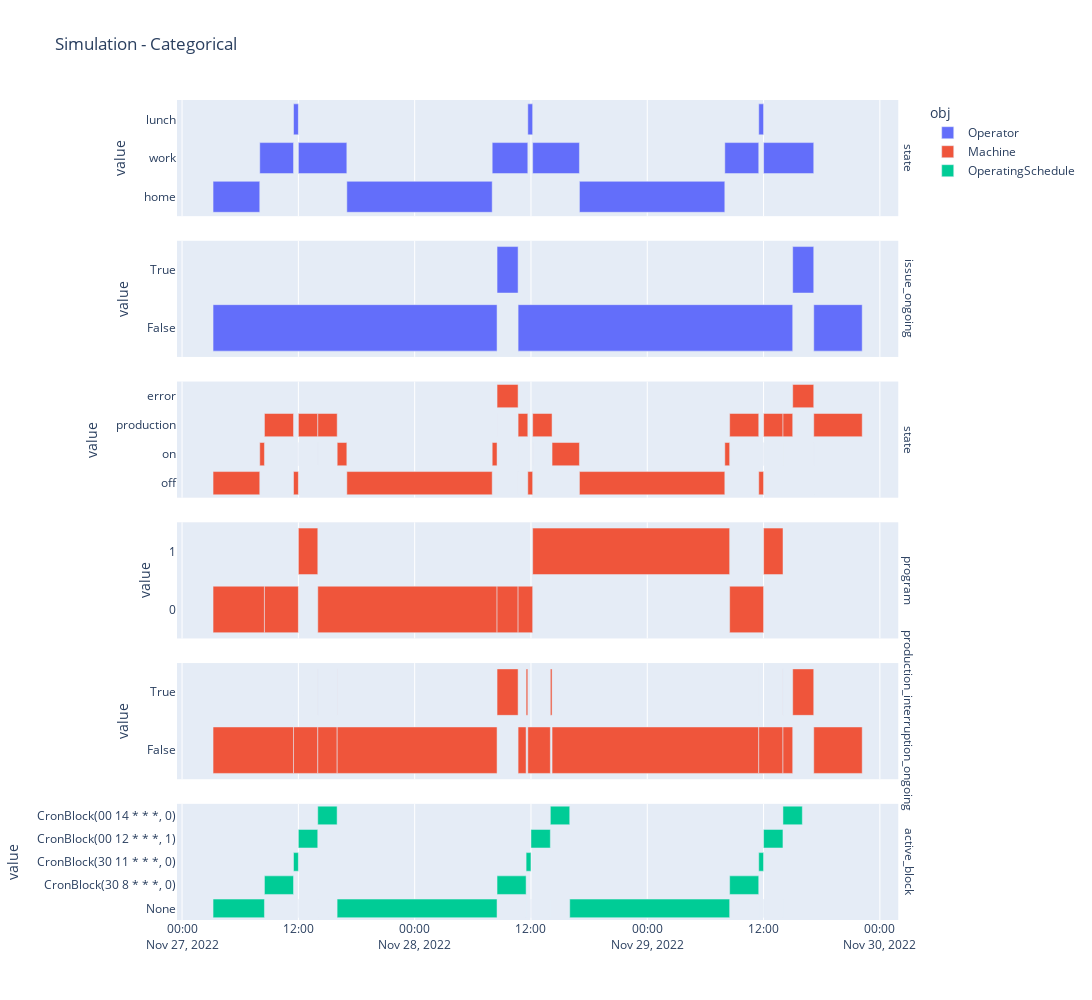
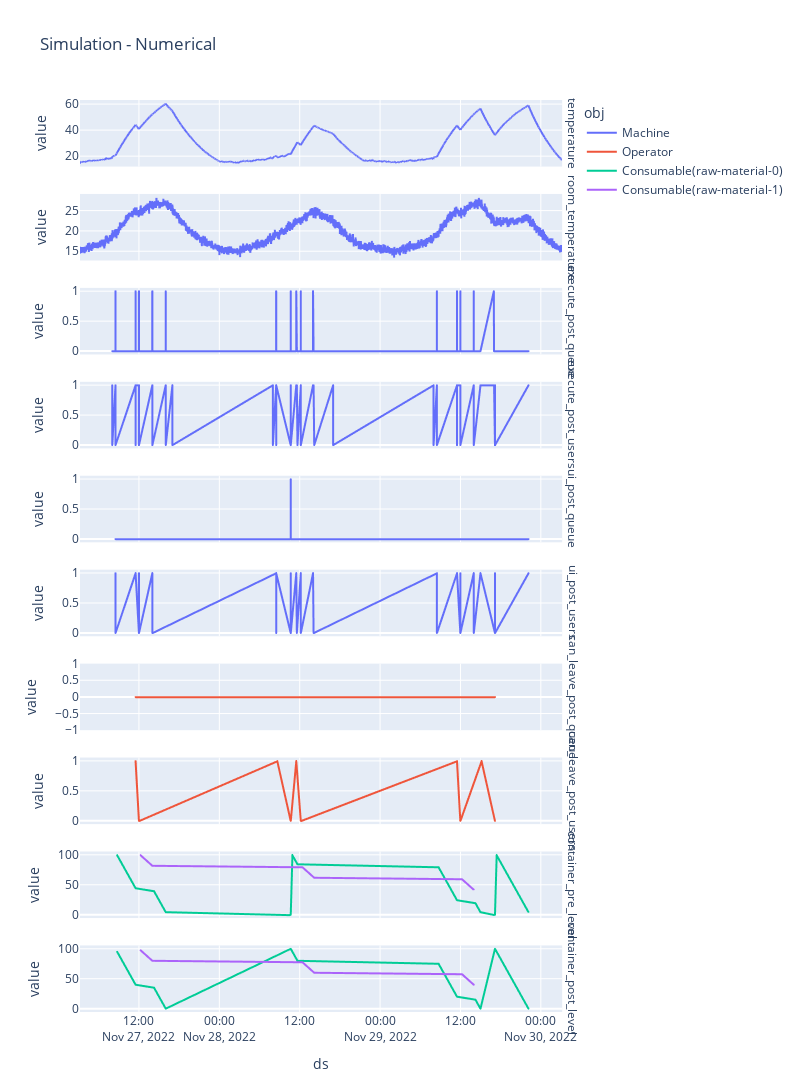

The code cell stored with these charts, in order, in its notebook:
### Code cell
import plotly.express as px


def plot_timeline(data, **kwargs):
    df = (
        pd.DataFrame(data, columns=['ds', 'obj', 'key', 'value'])
        .assign(name=lambda df_: df_['obj'] + ' - ' + df_['key'],
                end_ts=lambda df_: df_.groupby(['obj', 'key'])['ds'].shift(-1),
                value=lambda df_: df_['value'].astype(str))
    )
    if df.empty:
        return

    fig = px.timeline(df, facet_row='name', x_start='ds', x_end='end_ts', y='value',
                      title='Simulation - Categorical', color='obj', **kwargs)
    fig.for_each_annotation(lambda a: a.update(text=a.text.split(' - ')[-1]))
    fig.update_yaxes(matches=None)
    fig.show()


def plot_numerical(data, **kwargs):

    df = pd.DataFrame(data, columns=['ds', 'obj', 'key', 'value'])
    df['end_ts'] = df['ds'].shift(-1)
    if df.empty:
        return

    fig = px.line(df, x='ds', y='value', color='obj', facet_row='key',
                  title='Simulation - Numerical', **kwargs)
    fig.update_yaxes(matches=None)
    fig.for_each_annotation(lambda a: a.update(text=a.text.replace('key=', '')))
    fig.show()


plot_timeline(
    operator.data['categorical']
    + machine.data['categorical']
    + sum([list(p.bom.values())[0]['consumable'].data['categorical']
           for p in machine.programs.values()], [])
    + machine.schedule.data['categorical']
, width=1200, height=1000)

plot_numerical(
    machine.data['numerical']
    + operator.data['numerical']
    + sum([list(p.bom.values())[0]['consumable'].data['numerical']
           for p in machine.programs.values()], [])
,width=800, height=1400)

### Figure 1 — Plotly figure (JSON) as saved in the notebook; plotly's stock layout.template omitted (floating-point values rounded to 4 significant figures)
{"data": [{"alignmentgroup": "True", "base": ["2022-11-27T03:11:57.545149+02:00", "2022-11-27T03:11:57.545149+02:00", "2022-11-27T08:00:57.545149+02:00", "2022-11-27T11:30:07+02:00", "2022-11-27T12:00:07+02:00", "2022-11-27T17:00:03+02:00", "2022-11-28T08:00:03+02:00", "2022-11-28T11:40:28+02:00", "2022-11-28T12:10:28+02:00", "2022-11-28T17:00:03+02:00", "2022-11-29T08:00:03+02:00", "2022-11-29T11:30:07+02:00", "2022-11-29T12:00:07+02:00", "2022-11-29T17:10:35+02:00"], "hovertemplate": "obj=Operator<br>name=Operator - state<br>ds=%{base}<br>end_ts=%{x}<br>value=%{y}<extra></extra>", "legendgroup": "Operator", "marker": {"color": "#636efa", "pattern": {"shape": ""}}, "name": "Operator", "offsetgroup": "Operator", "orientation": "h", "showlegend": true, "textposition": "auto", "type": "bar", "x": [0, 17340000, 12549454, 1800000, 17996000, 54000000, 13225000, 1800000, 17375000, 54000000, 12604000, 1800000, 18628000, null], "xaxis": "x6", "y": ["home", "home", "work", "lunch", "work", "home", "work", "lunch", "work", "home", "work", "lunch", "work", "home"], "yaxis": "y6"}, {"alignmentgroup": "True", "base": ["2022-11-27T03:11:57.545149+02:00", "2022-11-28T08:30:07+02:00", "2022-11-28T10:40:21+02:00", "2022-11-29T15:00:23+02:00", "2022-11-29T17:10:37+02:00", "2022-11-29T22:10:42+02:00"], "hovertemplate": "obj=Operator<br>name=Operator - issue_ongoing<br>ds=%{base}<br>end_ts=%{x}<br>value=%{y}<extra></extra>", "legendgroup": "Operator", "marker": {"color": "#636efa", "pattern": {"shape": ""}}, "name": "Operator", "offsetgroup": "Operator", "orientation": "h", "showlegend": false, "textposition": "auto", "type": "bar", "x": [105489454, 7814000, 102002000, 7814000, 18005000, null], "xaxis": "x5", "y": ["False", "True", "False", "True", "False", "True"], "yaxis": "y5"}, {"alignmentgroup": "True", "base": ["2022-11-27T03:11:57.545149+02:00", "2022-11-27T08:01:00.545149+02:00", "2022-11-27T08:30:05+02:00", "2022-11-27T11:30:07+02:00", "2022-11-27T12:00:10+02:00", "2022-11-27T12:00:15+02:00", "2022-11-27T14:00:17+02:00", "2022-11-27T14:00:21+02:00", "2022-11-27T16:00:23+02:00", "2022-11-27T17:00:03+02:00", "2022-11-28T08:00:06+02:00", "2022-11-28T08:30:05+02:00", "2022-11-28T08:30:08+02:00", "2022-11-28T10:40:19+02:00", "2022-11-28T10:40:21+02:00", "2022-11-28T10:40:26+02:00", "2022-11-28T11:40:28+02:00", "2022-11-28T12:10:31+02:00", "2022-11-28T12:10:36+02:00", "2022-11-28T14:10:38+02:00", "2022-11-28T17:00:03+02:00", "2022-11-29T08:00:06+02:00", "2022-11-29T08:30:05+02:00", "2022-11-29T11:30:07+02:00", "2022-11-29T12:00:10+02:00", "2022-11-29T12:00:15+02:00", "2022-11-29T14:00:17+02:00", "2022-11-29T14:00:21+02:00", "2022-11-29T15:00:24+02:00", "2022-11-29T17:10:35+02:00", "2022-11-29T17:10:37+02:00", "2022-11-29T17:10:40+02:00", "2022-11-29T22:10:43+02:00"], "hovertemplate": "obj=Machine<br>name=Machine - state<br>ds=%{base}<br>end_ts=%{x}<br>value=%{y}<extra></extra>", "legendgroup": "Machine", "marker": {"color": "#EF553B", "pattern": {"shape": ""}}, "name": "Machine", "offsetgroup": "Machine", "orientation": "h", "showlegend": true, "textposition": "auto", "type": "bar", "x": [17343000, 1744454, 10802000, 1803000, 5000, 7202000, 4000, 7202000, 3580000, 54003000, 1799000, 3000, 7811000, 2000, 5000, 3602000, 1803000, 5000, 7202000, 10165000, 54003000, 1799000, 10802000, 1803000, 5000, 7202000, 4000, 3603000, 7811000, 2000, 3000, 18003000, null], "xaxis": "x4", "y": ["off", "on", "production", "off", "on", "production", "on", "production", "on", "off", "on", "production", "error", "off", "on", "production", "off", "on", "production", "on", "off", "on", "production", "off", "on", "production", "on", "production", "error", "off", "on", "production", "error"], "yaxis": "y4"}, {"alignmentgroup": "True", "base": ["2022-11-27T03:11:57.545149+02:00", "2022-11-27T08:30:03+02:00", "2022-11-27T12:00:13+02:00", "2022-11-27T14:00:19+02:00", "2022-11-28T08:30:03+02:00", "2022-11-28T10:40:24+02:00", "2022-11-28T12:10:34+02:00", "2022-11-29T08:30:03+02:00", "2022-11-29T12:00:13+02:00", "2022-11-29T14:00:19+02:00"], "hovertemplate": "obj=Machine<br>name=Machine - program<br>ds=%{base}<br>end_ts=%{x}<br>value=%{y}<extra></extra>", "legendgroup": "Machine", "marker": {"color": "#EF553B", "pattern": {"shape": ""}}, "name": "Machine", "offsetgroup": "Machine", "orientation": "h", "showlegend": false, "textposition": "auto", "type": "bar", "x": [19085454, 12610000, 7206000, 66584000, 7821000, 5410000, 73169000, 12610000, 7206000, null], "xaxis": "x3", "y": ["0", "0", "1", "0", "0", "0", "1", "0", "1", "0"], "yaxis": "y3"}, {"alignmentgroup": "True", "base": ["2022-11-27T03:11:57.545149+02:00", "2022-11-27T11:30:01+02:00", "2022-11-27T11:30:06+02:00", "2022-11-27T14:00:01+02:00", "2022-11-27T14:00:16+02:00", "2022-11-27T16:00:01+02:00", "2022-11-27T16:00:22+02:00", "2022-11-28T08:30:06+02:00", "2022-11-28T10:40:21+02:00", "2022-11-28T11:30:01+02:00", "2022-11-28T11:40:27+02:00", "2022-11-28T14:00:01+02:00", "2022-11-28T14:10:37+02:00", "2022-11-29T11:30:01+02:00", "2022-11-29T11:30:06+02:00", "2022-11-29T14:00:01+02:00", "2022-11-29T14:00:16+02:00", "2022-11-29T15:00:22+02:00", "2022-11-29T17:10:37+02:00", "2022-11-29T22:10:41+02:00"], "hovertemplate": "obj=Machine<br>name=Machine - production_interruption_ongoing<br>ds=%{base}<br>end_ts=%{x}<br>value=%{y}<extra></extra>", "legendgroup": "Machine", "marker": {"color": "#EF553B", "pattern": {"shape": ""}}, "name": "Machine", "offsetgroup": "Machine", "orientation": "h", "showlegend": false, "textposition": "auto", "type": "bar", "x": [29883454, 5000, 8995000, 15000, 7185000, 21000, 59384000, 7815000, 2980000, 626000, 8374000, 636000, 76764000, 5000, 8995000, 15000, 3606000, 7815000, 18004000, null], "xaxis": "x2", "y": ["False", "True", "False", "True", "False", "True", "False", "True", "False", "True", "False", "True", "False", "True", "False", "True", "False", "True", "False", "True"], "yaxis": "y2"}, {"alignmentgroup": "True", "base": ["2022-11-27T03:11:57.545149+02:00", "2022-11-27T08:30:00+02:00", "2022-11-27T11:29:59+02:00", "2022-11-27T11:30:00+02:00", "2022-11-27T11:59:59+02:00", "2022-11-27T12:00:00+02:00", "2022-11-27T13:59:59+02:00", "2022-11-27T14:00:00+02:00", "2022-11-27T15:59:59+02:00", "2022-11-28T08:30:00+02:00", "2022-11-28T11:29:59+02:00", "2022-11-28T11:30:00+02:00", "2022-11-28T11:59:59+02:00", "2022-11-28T12:00:00+02:00", "2022-11-28T13:59:59+02:00", "2022-11-28T14:00:00+02:00", "2022-11-28T15:59:59+02:00", "2022-11-29T08:30:00+02:00", "2022-11-29T11:29:59+02:00", "2022-11-29T11:30:00+02:00", "2022-11-29T11:59:59+02:00", "2022-11-29T12:00:00+02:00", "2022-11-29T13:59:59+02:00", "2022-11-29T14:00:00+02:00", "2022-11-29T15:59:59+02:00"], "hovertemplate": "obj=OperatingSchedule<br>name=OperatingSchedule - active_block<br>ds=%{base}<br>end_ts=%{x}<br>value=%{y}<extra></extra>", "legendgroup": "OperatingSchedule", "marker": {"color": "#00cc96", "pattern": {"shape": ""}}, "name": "OperatingSchedule", "offsetgroup": "OperatingSchedule", "orientation": "h", "showlegend": true, "textposition": "auto", "type": "bar", "x": [19082454, 10799000, 1000, 1799000, 1000, 7199000, 1000, 7199000, 59401000, 10799000, 1000, 1799000, 1000, 7199000, 1000, 7199000, 59401000, 10799000, 1000, 1799000, 1000, 7199000, 1000, 7199000, null], "xaxis": "x", "y": ["None", "CronBlock(30 8 * * *, 0)", "None", "CronBlock(30 11 * * *, 0)", "None", "CronBlock(00 12 * * *, 1)", "None", "CronBlock(00 14 * * *, 0)", "None", "CronBlock(30 8 * * *, 0)", "None", "CronBlock(30 11 * * *, 0)", "None", "CronBlock(00 12 * * *, 1)", "None", "CronBlock(00 14 * * *, 0)", "None", "CronBlock(30 8 * * *, 0)", "None", "CronBlock(30 11 * * *, 0)", "None", "CronBlock(00 12 * * *, 1)", "None", "CronBlock(00 14 * * *, 0)", "None"], "yaxis": "y"}], "layout": {"annotations": [{"font": {}, "showarrow": false, "text": "active_block", "textangle": 90, "x": 0.98, "xanchor": "left", "xref": "paper", "y": 0.07083, "yanchor": "middle", "yref": "paper"}, {"font": {}, "showarrow": false, "text": "production_interruption_ongoing", "textangle": 90, "x": 0.98, "xanchor": "left", "xref": "paper", "y": 0.2425, "yanchor": "middle", "yref": "paper"}, {"font": {}, "showarrow": false, "text": "program", "textangle": 90, "x": 0.98, "xanchor": "left", "xref": "paper", "y": 0.4142, "yanchor": "middle", "yref": "paper"}, {"font": {}, "showarrow": false, "text": "state", "textangle": 90, "x": 0.98, "xanchor": "left", "xref": "paper", "y": 0.5858, "yanchor": "middle", "yref": "paper"}, {"font": {}, "showarrow": false, "text": "issue_ongoing", "textangle": 90, "x": 0.98, "xanchor": "left", "xref": "paper", "y": 0.7575, "yanchor": "middle", "yref": "paper"}, {"font": {}, "showarrow": false, "text": "state", "textangle": 90, "x": 0.98, "xanchor": "left", "xref": "paper", "y": 0.9292, "yanchor": "middle", "yref": "paper"}], "barmode": "overlay", "height": 1000, "legend": {"title": {"text": "obj"}, "tracegroupgap": 0}, "title": {"text": "Simulation - Categorical"}, "width": 1200, "xaxis": {"anchor": "y", "domain": [0, 0.98], "type": "date"}, "xaxis2": {"anchor": "y2", "domain": [0, 0.98], "matches": "x", "showticklabels": false, "type": "date"}, "xaxis3": {"anchor": "y3", "domain": [0, 0.98], "matches": "x", "showticklabels": false, "type": "date"}, "xaxis4": {"anchor": "y4", "domain": [0, 0.98], "matches": "x", "showticklabels": false, "type": "date"}, "xaxis5": {"anchor": "y5", "domain": [0, 0.98], "matches": "x", "showticklabels": false, "type": "date"}, "xaxis6": {"anchor": "y6", "domain": [0, 0.98], "matches": "x", "showticklabels": false, "type": "date"}, "yaxis": {"anchor": "x", "domain": [0, 0.1417], "title": {"text": "value"}}, "yaxis2": {"anchor": "x2", "domain": [0.1717, 0.3133], "title": {"text": "value"}}, "yaxis3": {"anchor": "x3", "domain": [0.3433, 0.485], "title": {"text": "value"}}, "yaxis4": {"anchor": "x4", "domain": [0.515, 0.6567], "title": {"text": "value"}}, "yaxis5": {"anchor": "x5", "domain": [0.6867, 0.8283], "title": {"text": "value"}}, "yaxis6": {"anchor": "x6", "domain": [0.8583, 1], "title": {"text": "value"}}}}

### Figure 2 — Plotly figure (JSON) as saved in the notebook; plotly's stock layout.template omitted (floating-point values rounded to 4 significant figures; data arrays with more than 128 entries replaced by an {"elided": "..."} marker saying what was removed)
{"data": [{"hovertemplate": "obj=Machine<br>key=temperature<br>ds=%{x}<br>value=%{y}<extra></extra>", "legendgroup": "Machine", "line": {"color": "#636efa", "dash": "solid"}, "marker": {"symbol": "circle"}, "mode": "lines", "name": "Machine", "showlegend": true, "type": "scattergl", "x": {"elided": "4321 str values"}, "xaxis": "x10", "y": {"elided": "4321 float values"}, "yaxis": "y10"}, {"hovertemplate": "obj=Machine<br>key=room_temperature<br>ds=%{x}<br>value=%{y}<extra></extra>", "legendgroup": "Machine", "line": {"color": "#636efa", "dash": "solid"}, "marker": {"symbol": "circle"}, "mode": "lines", "name": "Machine", "showlegend": false, "type": "scattergl", "x": {"elided": "4321 str values"}, "xaxis": "x9", "y": {"elided": "4321 float values"}, "yaxis": "y9"}, {"hovertemplate": "obj=Machine<br>key=execute_post_queue<br>ds=%{x}<br>value=%{y}<extra></extra>", "legendgroup": "Machine", "line": {"color": "#636efa", "dash": "solid"}, "marker": {"symbol": "circle"}, "mode": "lines", "name": "Machine", "showlegend": false, "type": "scattergl", "x": {"elided": "133 str values"}, "xaxis": "x8", "y": {"elided": "133 int values"}, "yaxis": "y8"}, {"hovertemplate": "obj=Machine<br>key=execute_post_users<br>ds=%{x}<br>value=%{y}<extra></extra>", "legendgroup": "Machine", "line": {"color": "#636efa", "dash": "solid"}, "marker": {"symbol": "circle"}, "mode": "lines", "name": "Machine", "showlegend": false, "type": "scattergl", "x": {"elided": "133 str values"}, "xaxis": "x7", "y": {"elided": "133 int values"}, "yaxis": "y7"}, {"hovertemplate": "obj=Machine<br>key=ui_post_queue<br>ds=%{x}<br>value=%{y}<extra></extra>", "legendgroup": "Machine", "line": {"color": "#636efa", "dash": "solid"}, "marker": {"symbol": "circle"}, "mode": "lines", "name": "Machine", "showlegend": false, "type": "scattergl", "x": ["2022-11-27T08:30:01+02:00", "2022-11-27T08:30:06+02:00", "2022-11-27T11:30:01+02:00", "2022-11-27T12:00:09+02:00", "2022-11-27T12:00:11+02:00", "2022-11-27T12:00:16+02:00", "2022-11-27T14:00:01+02:00", "2022-11-27T14:00:22+02:00", "2022-11-28T08:30:01+02:00", "2022-11-28T08:30:06+02:00", "2022-11-28T08:30:07+02:00", "2022-11-28T10:40:21+02:00", "2022-11-28T10:40:22+02:00", "2022-11-28T10:40:22+02:00", "2022-11-28T10:40:27+02:00", "2022-11-28T10:40:27+02:00", "2022-11-28T11:30:01+02:00", "2022-11-28T11:35:01+02:00", "2022-11-28T12:10:32+02:00", "2022-11-28T12:10:37+02:00", "2022-11-28T14:00:01+02:00", "2022-11-28T14:05:01+02:00", "2022-11-29T08:30:01+02:00", "2022-11-29T08:30:06+02:00", "2022-11-29T11:30:01+02:00", "2022-11-29T12:00:09+02:00", "2022-11-29T12:00:11+02:00", "2022-11-29T12:00:16+02:00", "2022-11-29T14:00:01+02:00", "2022-11-29T14:00:22+02:00", "2022-11-29T15:00:23+02:00", "2022-11-29T17:10:37+02:00", "2022-11-29T17:10:38+02:00", "2022-11-29T17:10:38+02:00", "2022-11-29T22:10:42+02:00"], "xaxis": "x6", "y": [0, 0, 0, 0, 0, 0, 0, 0, 0, 0, 0, 0, 0, 1, 1, 0, 0, 0, 0, 0, 0, 0, 0, 0, 0, 0, 0, 0, 0, 0, 0, 0, 0, 0, 0], "yaxis": "y6"}, {"hovertemplate": "obj=Machine<br>key=ui_post_users<br>ds=%{x}<br>value=%{y}<extra></extra>", "legendgroup": "Machine", "line": {"color": "#636efa", "dash": "solid"}, "marker": {"symbol": "circle"}, "mode": "lines", "name": "Machine", "showlegend": false, "type": "scattergl", "x": ["2022-11-27T08:30:01+02:00", "2022-11-27T08:30:06+02:00", "2022-11-27T11:30:01+02:00", "2022-11-27T12:00:09+02:00", "2022-11-27T12:00:11+02:00", "2022-11-27T12:00:16+02:00", "2022-11-27T14:00:01+02:00", "2022-11-27T14:00:22+02:00", "2022-11-28T08:30:01+02:00", "2022-11-28T08:30:06+02:00", "2022-11-28T08:30:07+02:00", "2022-11-28T10:40:21+02:00", "2022-11-28T10:40:22+02:00", "2022-11-28T10:40:22+02:00", "2022-11-28T10:40:27+02:00", "2022-11-28T10:40:27+02:00", "2022-11-28T11:30:01+02:00", "2022-11-28T11:35:01+02:00", "2022-11-28T12:10:32+02:00", "2022-11-28T12:10:37+02:00", "2022-11-28T14:00:01+02:00", "2022-11-28T14:05:01+02:00", "2022-11-29T08:30:01+02:00", "2022-11-29T08:30:06+02:00", "2022-11-29T11:30:01+02:00", "2022-11-29T12:00:09+02:00", "2022-11-29T12:00:11+02:00", "2022-11-29T12:00:16+02:00", "2022-11-29T14:00:01+02:00", "2022-11-29T14:00:22+02:00", "2022-11-29T15:00:23+02:00", "2022-11-29T17:10:37+02:00", "2022-11-29T17:10:38+02:00", "2022-11-29T17:10:38+02:00", "2022-11-29T22:10:42+02:00"], "xaxis": "x5", "y": [1, 0, 1, 0, 1, 0, 1, 0, 1, 0, 1, 0, 1, 1, 0, 0, 1, 0, 1, 0, 1, 0, 1, 0, 1, 0, 1, 0, 1, 0, 1, 0, 1, 0, 1], "yaxis": "y5"}, {"hovertemplate": "obj=Operator<br>key=can_leave_post_queue<br>ds=%{x}<br>value=%{y}<extra></extra>", "legendgroup": "Operator", "line": {"color": "#EF553B", "dash": "solid"}, "marker": {"symbol": "circle"}, "mode": "lines", "name": "Operator", "showlegend": true, "type": "scattergl", "x": ["2022-11-27T11:30:00+02:00", "2022-11-27T12:00:07+02:00", "2022-11-28T08:40:07+02:00", "2022-11-28T10:40:21+02:00", "2022-11-28T11:30:00+02:00", "2022-11-28T12:10:28+02:00", "2022-11-29T11:30:00+02:00", "2022-11-29T12:00:07+02:00", "2022-11-29T15:10:23+02:00", "2022-11-29T17:10:37+02:00"], "xaxis": "x4", "y": [0, 0, 0, 0, 0, 0, 0, 0, 0, 0], "yaxis": "y4"}, {"hovertemplate": "obj=Operator<br>key=can_leave_post_users<br>ds=%{x}<br>value=%{y}<extra></extra>", "legendgroup": "Operator", "line": {"color": "#EF553B", "dash": "solid"}, "marker": {"symbol": "circle"}, "mode": "lines", "name": "Operator", "showlegend": false, "type": "scattergl", "x": ["2022-11-27T11:30:00+02:00", "2022-11-27T12:00:07+02:00", "2022-11-28T08:40:07+02:00", "2022-11-28T10:40:21+02:00", "2022-11-28T11:30:00+02:00", "2022-11-28T12:10:28+02:00", "2022-11-29T11:30:00+02:00", "2022-11-29T12:00:07+02:00", "2022-11-29T15:10:23+02:00", "2022-11-29T17:10:37+02:00"], "xaxis": "x3", "y": [1, 0, 1, 0, 1, 0, 1, 0, 1, 0], "yaxis": "y3"}, {"hovertemplate": "obj=Consumable(raw-material-0)<br>key=container_pre_level<br>ds=%{x}<br>value=%{y}<extra></extra>", "legendgroup": "Consumable(raw-material-0)", "line": {"color": "#00cc96", "dash": "solid"}, "marker": {"symbol": "circle"}, "mode": "lines", "name": "Consumable(raw-material-0)", "showlegend": true, "type": "scattergl", "x": ["2022-11-27T08:45:06+02:00", "2022-11-27T09:00:06+02:00", "2022-11-27T09:15:06+02:00", "2022-11-27T09:30:06+02:00", "2022-11-27T09:45:06+02:00", "2022-11-27T10:00:06+02:00", "2022-11-27T10:15:06+02:00", "2022-11-27T10:30:06+02:00", "2022-11-27T10:45:06+02:00", "2022-11-27T11:00:06+02:00", "2022-11-27T11:15:06+02:00", "2022-11-27T11:30:06+02:00", "2022-11-27T14:15:22+02:00", "2022-11-27T14:30:22+02:00", "2022-11-27T14:45:22+02:00", "2022-11-27T15:00:22+02:00", "2022-11-27T15:15:22+02:00", "2022-11-27T15:30:22+02:00", "2022-11-27T15:45:22+02:00", "2022-11-27T16:00:22+02:00", "2022-11-28T10:40:07+02:00", "2022-11-28T10:55:27+02:00", "2022-11-28T11:10:27+02:00", "2022-11-28T11:25:27+02:00", "2022-11-28T11:40:27+02:00", "2022-11-29T08:45:06+02:00", "2022-11-29T09:00:06+02:00", "2022-11-29T09:15:06+02:00", "2022-11-29T09:30:06+02:00", "2022-11-29T09:45:06+02:00", "2022-11-29T10:00:06+02:00", "2022-11-29T10:15:06+02:00", "2022-11-29T10:30:06+02:00", "2022-11-29T10:45:06+02:00", "2022-11-29T11:00:06+02:00", "2022-11-29T11:15:06+02:00", "2022-11-29T11:30:06+02:00", "2022-11-29T14:15:22+02:00", "2022-11-29T14:30:22+02:00", "2022-11-29T14:45:22+02:00", "2022-11-29T15:00:22+02:00", "2022-11-29T17:10:23+02:00", "2022-11-29T17:25:41+02:00", "2022-11-29T17:40:41+02:00", "2022-11-29T17:55:41+02:00", "2022-11-29T18:10:41+02:00", "2022-11-29T18:25:41+02:00", "2022-11-29T18:40:41+02:00", "2022-11-29T18:55:41+02:00", "2022-11-29T19:10:41+02:00", "2022-11-29T19:25:41+02:00", "2022-11-29T19:40:41+02:00", "2022-11-29T19:55:41+02:00", "2022-11-29T20:10:41+02:00", "2022-11-29T20:25:41+02:00", "2022-11-29T20:40:41+02:00", "2022-11-29T20:55:41+02:00", "2022-11-29T21:10:41+02:00", "2022-11-29T21:25:41+02:00", "2022-11-29T21:40:41+02:00", "2022-11-29T21:55:41+02:00", "2022-11-29T22:10:41+02:00"], "xaxis": "x2", "y": [100, 95, 90, 85, 80, 75, 70, 65, 60, 55, 50, 45, 40, 35, 30, 25, 20, 15, 10, 5, 0, 100, 95, 90, 85, 80, 75, 70, 65, 60, 55, 50, 45, 40, 35, 30, 25, 20, 15, 10, 5, 0, 100, 95, 90, 85, 80, 75, 70, 65, 60, 55, 50, 45, 40, 35, 30, 25, 20, 15, 10, 5], "yaxis": "y2"}, {"hovertemplate": "obj=Consumable(raw-material-0)<br>key=container_post_level<br>ds=%{x}<br>value=%{y}<extra></extra>", "legendgroup": "Consumable(raw-material-0)", "line": {"color": "#00cc96", "dash": "solid"}, "marker": {"symbol": "circle"}, "mode": "lines", "name": "Consumable(raw-material-0)", "showlegend": false, "type": "scattergl", "x": ["2022-11-27T08:45:06+02:00", "2022-11-27T09:00:06+02:00", "2022-11-27T09:15:06+02:00", "2022-11-27T09:30:06+02:00", "2022-11-27T09:45:06+02:00", "2022-11-27T10:00:06+02:00", "2022-11-27T10:15:06+02:00", "2022-11-27T10:30:06+02:00", "2022-11-27T10:45:06+02:00", "2022-11-27T11:00:06+02:00", "2022-11-27T11:15:06+02:00", "2022-11-27T11:30:06+02:00", "2022-11-27T14:15:22+02:00", "2022-11-27T14:30:22+02:00", "2022-11-27T14:45:22+02:00", "2022-11-27T15:00:22+02:00", "2022-11-27T15:15:22+02:00", "2022-11-27T15:30:22+02:00", "2022-11-27T15:45:22+02:00", "2022-11-27T16:00:22+02:00", "2022-11-28T10:40:07+02:00", "2022-11-28T10:55:27+02:00", "2022-11-28T11:10:27+02:00", "2022-11-28T11:25:27+02:00", "2022-11-28T11:40:27+02:00", "2022-11-29T08:45:06+02:00", "2022-11-29T09:00:06+02:00", "2022-11-29T09:15:06+02:00", "2022-11-29T09:30:06+02:00", "2022-11-29T09:45:06+02:00", "2022-11-29T10:00:06+02:00", "2022-11-29T10:15:06+02:00", "2022-11-29T10:30:06+02:00", "2022-11-29T10:45:06+02:00", "2022-11-29T11:00:06+02:00", "2022-11-29T11:15:06+02:00", "2022-11-29T11:30:06+02:00", "2022-11-29T14:15:22+02:00", "2022-11-29T14:30:22+02:00", "2022-11-29T14:45:22+02:00", "2022-11-29T15:00:22+02:00", "2022-11-29T17:10:23+02:00", "2022-11-29T17:25:41+02:00", "2022-11-29T17:40:41+02:00", "2022-11-29T17:55:41+02:00", "2022-11-29T18:10:41+02:00", "2022-11-29T18:25:41+02:00", "2022-11-29T18:40:41+02:00", "2022-11-29T18:55:41+02:00", "2022-11-29T19:10:41+02:00", "2022-11-29T19:25:41+02:00", "2022-11-29T19:40:41+02:00", "2022-11-29T19:55:41+02:00", "2022-11-29T20:10:41+02:00", "2022-11-29T20:25:41+02:00", "2022-11-29T20:40:41+02:00", "2022-11-29T20:55:41+02:00", "2022-11-29T21:10:41+02:00", "2022-11-29T21:25:41+02:00", "2022-11-29T21:40:41+02:00", "2022-11-29T21:55:41+02:00", "2022-11-29T22:10:41+02:00"], "xaxis": "x", "y": [95, 90, 85, 80, 75, 70, 65, 60, 55, 50, 45, 40, 35, 30, 25, 20, 15, 10, 5, 0, 100, 95, 90, 85, 80, 75, 70, 65, 60, 55, 50, 45, 40, 35, 30, 25, 20, 15, 10, 5, 0, 100, 95, 90, 85, 80, 75, 70, 65, 60, 55, 50, 45, 40, 35, 30, 25, 20, 15, 10, 5, 0], "yaxis": "y"}, {"hovertemplate": "obj=Consumable(raw-material-1)<br>key=container_pre_level<br>ds=%{x}<br>value=%{y}<extra></extra>", "legendgroup": "Consumable(raw-material-1)", "line": {"color": "#ab63fa", "dash": "solid"}, "marker": {"symbol": "circle"}, "mode": "lines", "name": "Consumable(raw-material-1)", "showlegend": true, "type": "scattergl", "x": ["2022-11-27T12:15:16+02:00", "2022-11-27T12:30:16+02:00", "2022-11-27T12:45:16+02:00", "2022-11-27T13:00:16+02:00", "2022-11-27T13:15:16+02:00", "2022-11-27T13:30:16+02:00", "2022-11-27T13:45:16+02:00", "2022-11-27T14:00:16+02:00", "2022-11-28T12:25:37+02:00", "2022-11-28T12:40:37+02:00", "2022-11-28T12:55:37+02:00", "2022-11-28T13:10:37+02:00", "2022-11-28T13:25:37+02:00", "2022-11-28T13:40:37+02:00", "2022-11-28T13:55:37+02:00", "2022-11-28T14:10:37+02:00", "2022-11-29T12:15:16+02:00", "2022-11-29T12:30:16+02:00", "2022-11-29T12:45:16+02:00", "2022-11-29T13:00:16+02:00", "2022-11-29T13:15:16+02:00", "2022-11-29T13:30:16+02:00", "2022-11-29T13:45:16+02:00", "2022-11-29T14:00:16+02:00"], "xaxis": "x2", "y": [100, 97.5, 95, 92.5, 90, 87.5, 85, 82.5, 80, 77.5, 75, 72.5, 70, 67.5, 65, 62.5, 60, 57.5, 55, 52.5, 50, 47.5, 45, 42.5], "yaxis": "y2"}, {"hovertemplate": "obj=Consumable(raw-material-1)<br>key=container_post_level<br>ds=%{x}<br>value=%{y}<extra></extra>", "legendgroup": "Consumable(raw-material-1)", "line": {"color": "#ab63fa", "dash": "solid"}, "marker": {"symbol": "circle"}, "mode": "lines", "name": "Consumable(raw-material-1)", "showlegend": false, "type": "scattergl", "x": ["2022-11-27T12:15:16+02:00", "2022-11-27T12:30:16+02:00", "2022-11-27T12:45:16+02:00", "2022-11-27T13:00:16+02:00", "2022-11-27T13:15:16+02:00", "2022-11-27T13:30:16+02:00", "2022-11-27T13:45:16+02:00", "2022-11-27T14:00:16+02:00", "2022-11-28T12:25:37+02:00", "2022-11-28T12:40:37+02:00", "2022-11-28T12:55:37+02:00", "2022-11-28T13:10:37+02:00", "2022-11-28T13:25:37+02:00", "2022-11-28T13:40:37+02:00", "2022-11-28T13:55:37+02:00", "2022-11-28T14:10:37+02:00", "2022-11-29T12:15:16+02:00", "2022-11-29T12:30:16+02:00", "2022-11-29T12:45:16+02:00", "2022-11-29T13:00:16+02:00", "2022-11-29T13:15:16+02:00", "2022-11-29T13:30:16+02:00", "2022-11-29T13:45:16+02:00", "2022-11-29T14:00:16+02:00"], "xaxis": "x", "y": [97.5, 95, 92.5, 90, 87.5, 85, 82.5, 80, 77.5, 75, 72.5, 70, 67.5, 65, 62.5, 60, 57.5, 55, 52.5, 50, 47.5, 45, 42.5, 40], "yaxis": "y"}], "layout": {"annotations": [{"font": {}, "showarrow": false, "text": "container_post_level", "textangle": 90, "x": 0.98, "xanchor": "left", "xref": "paper", "y": 0.0365, "yanchor": "middle", "yref": "paper"}, {"font": {}, "showarrow": false, "text": "container_pre_level", "textangle": 90, "x": 0.98, "xanchor": "left", "xref": "paper", "y": 0.1395, "yanchor": "middle", "yref": "paper"}, {"font": {}, "showarrow": false, "text": "can_leave_post_users", "textangle": 90, "x": 0.98, "xanchor": "left", "xref": "paper", "y": 0.2425, "yanchor": "middle", "yref": "paper"}, {"font": {}, "showarrow": false, "text": "can_leave_post_queue", "textangle": 90, "x": 0.98, "xanchor": "left", "xref": "paper", "y": 0.3455, "yanchor": "middle", "yref": "paper"}, {"font": {}, "showarrow": false, "text": "ui_post_users", "textangle": 90, "x": 0.98, "xanchor": "left", "xref": "paper", "y": 0.4485, "yanchor": "middle", "yref": "paper"}, {"font": {}, "showarrow": false, "text": "ui_post_queue", "textangle": 90, "x": 0.98, "xanchor": "left", "xref": "paper", "y": 0.5515, "yanchor": "middle", "yref": "paper"}, {"font": {}, "showarrow": false, "text": "execute_post_users", "textangle": 90, "x": 0.98, "xanchor": "left", "xref": "paper", "y": 0.6545, "yanchor": "middle", "yref": "paper"}, {"font": {}, "showarrow": false, "text": "execute_post_queue", "textangle": 90, "x": 0.98, "xanchor": "left", "xref": "paper", "y": 0.7575, "yanchor": "middle", "yref": "paper"}, {"font": {}, "showarrow": false, "text": "room_temperature", "textangle": 90, "x": 0.98, "xanchor": "left", "xref": "paper", "y": 0.8605, "yanchor": "middle", "yref": "paper"}, {"font": {}, "showarrow": false, "text": "temperature", "textangle": 90, "x": 0.98, "xanchor": "left", "xref": "paper", "y": 0.9635, "yanchor": "middle", "yref": "paper"}], "height": 1400, "legend": {"title": {"text": "obj"}, "tracegroupgap": 0}, "title": {"text": "Simulation - Numerical"}, "width": 800, "xaxis": {"anchor": "y", "domain": [0, 0.98], "title": {"text": "ds"}}, "xaxis10": {"anchor": "y10", "domain": [0, 0.98], "matches": "x", "showticklabels": false}, "xaxis2": {"anchor": "y2", "domain": [0, 0.98], "matches": "x", "showticklabels": false}, "xaxis3": {"anchor": "y3", "domain": [0, 0.98], "matches": "x", "showticklabels": false}, "xaxis4": {"anchor": "y4", "domain": [0, 0.98], "matches": "x", "showticklabels": false}, "xaxis5": {"anchor": "y5", "domain": [0, 0.98], "matches": "x", "showticklabels": false}, "xaxis6": {"anchor": "y6", "domain": [0, 0.98], "matches": "x", "showticklabels": false}, "xaxis7": {"anchor": "y7", "domain": [0, 0.98], "matches": "x", "showticklabels": false}, "xaxis8": {"anchor": "y8", "domain": [0, 0.98], "matches": "x", "showticklabels": false}, "xaxis9": {"anchor": "y9", "domain": [0, 0.98], "matches": "x", "showticklabels": false}, "yaxis": {"anchor": "x", "domain": [0, 0.073], "title": {"text": "value"}}, "yaxis10": {"anchor": "x10", "domain": [0.927, 1.0], "title": {"text": "value"}}, "yaxis2": {"anchor": "x2", "domain": [0.103, 0.176], "title": {"text": "value"}}, "yaxis3": {"anchor": "x3", "domain": [0.206, 0.279], "title": {"text": "value"}}, "yaxis4": {"anchor": "x4", "domain": [0.309, 0.382], "title": {"text": "value"}}, "yaxis5": {"anchor": "x5", "domain": [0.412, 0.485], "title": {"text": "value"}}, "yaxis6": {"anchor": "x6", "domain": [0.515, 0.588], "title": {"text": "value"}}, "yaxis7": {"anchor": "x7", "domain": [0.618, 0.691], "title": {"text": "value"}}, "yaxis8": {"anchor": "x8", "domain": [0.721, 0.794], "title": {"text": "value"}}, "yaxis9": {"anchor": "x9", "domain": [0.824, 0.897], "title": {"text": "value"}}}}
